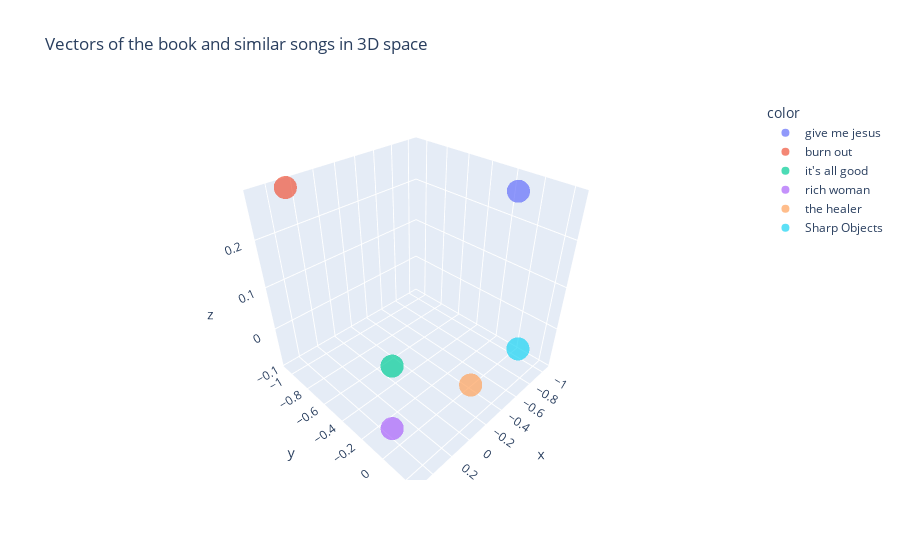

The notebook cell this image was saved under:
### Code cell
# Plot the vectors of the similar songs and the book
vecs_x = []
vecs_y = []
vecs_z = []
for i in range(len(similar_songs_df)):
    vecs_x.append(similar_songs_df.iloc[i]['Vec1'])
    vecs_y.append(similar_songs_df.iloc[i]['Vec2'])
    vecs_z.append(similar_songs_df.iloc[i]['Vec3'])

# add the vector of the book
vecs_x.append(book_vecs[0])
vecs_y.append(book_vecs[1])
vecs_z.append(book_vecs[2])

# add the book title for the hover text purposes
similar_song_tags.append('Sharp Objects')

fig = px.scatter_3d(x=vecs_x, y=vecs_y, z=vecs_z, color=similar_song_tags, opacity=0.7, title="Vectors of the book and similar songs in 3D space")
fig.show()

### Figure 1 — Plotly figure (JSON) as saved in the notebook; plotly's stock layout.template omitted (floating-point values rounded to 4 significant figures)
{"data": [{"hovertemplate": "color=give me jesus<br>x=%{x}<br>y=%{y}<br>z=%{z}<extra></extra>", "legendgroup": "give me jesus", "marker": {"color": "#636efa", "opacity": 0.7, "symbol": "circle"}, "mode": "markers", "name": "give me jesus", "scene": "scene", "showlegend": true, "type": "scatter3d", "x": [-0.8964], "y": [-0.07511], "z": [0.2745]}, {"hovertemplate": "color=burn out<br>x=%{x}<br>y=%{y}<br>z=%{z}<extra></extra>", "legendgroup": "burn out", "marker": {"color": "#EF553B", "opacity": 0.7, "symbol": "circle"}, "mode": "markers", "name": "burn out", "scene": "scene", "showlegend": true, "type": "scatter3d", "x": [0.2786], "y": [-1.071], "z": [0.2805]}, {"hovertemplate": "color=it's all good<br>x=%{x}<br>y=%{y}<br>z=%{z}<extra></extra>", "legendgroup": "it's all good", "marker": {"color": "#00cc96", "opacity": 0.7, "symbol": "circle"}, "mode": "markers", "name": "it's all good", "scene": "scene", "showlegend": true, "type": "scatter3d", "x": [0.3436], "y": [-0.09858], "z": [0.06214]}, {"hovertemplate": "color=rich woman<br>x=%{x}<br>y=%{y}<br>z=%{z}<extra></extra>", "legendgroup": "rich woman", "marker": {"color": "#ab63fa", "opacity": 0.7, "symbol": "circle"}, "mode": "markers", "name": "rich woman", "scene": "scene", "showlegend": true, "type": "scatter3d", "x": [0.516], "y": [0.04699], "z": [-0.01988]}, {"hovertemplate": "color=the healer<br>x=%{x}<br>y=%{y}<br>z=%{z}<extra></extra>", "legendgroup": "the healer", "marker": {"color": "#FFA15A", "opacity": 0.7, "symbol": "circle"}, "mode": "markers", "name": "the healer", "scene": "scene", "showlegend": true, "type": "scatter3d", "x": [-0.01296], "y": [0.2417], "z": [0.02717]}, {"hovertemplate": "color=Sharp Objects<br>x=%{x}<br>y=%{y}<br>z=%{z}<extra></extra>", "legendgroup": "Sharp Objects", "marker": {"color": "#19d3f3", "opacity": 0.7, "symbol": "circle"}, "mode": "markers", "name": "Sharp Objects", "scene": "scene", "showlegend": true, "type": "scatter3d", "x": [-1.048], "y": [0.03075], "z": [-0.09138]}], "layout": {"legend": {"title": {"text": "color"}, "tracegroupgap": 0}, "scene": {"domain": {"x": [0, 1], "y": [0, 1]}, "xaxis": {"title": {"text": "x"}}, "yaxis": {"title": {"text": "y"}}, "zaxis": {"title": {"text": "z"}}}, "title": {"text": "Vectors of the book and similar songs in 3D space"}}}
